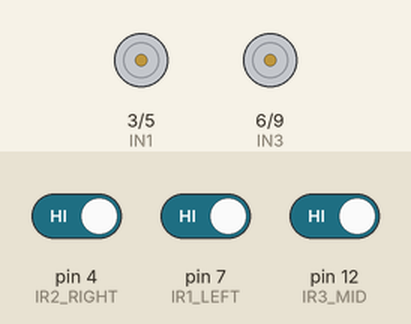
A sketch run on a simulated Arduino Uno, built with avr-gcc and run on an emulated ATmega328P. On the bench: motor-driver pin pairs drawn as motors (green arrow = first pin HIGH = forward, orange = second pin HIGH = backward, longer = more drive). The test bench sets the inputs (shaded band); at power-on: pin 4 (IR2_RIGHT) HIGH, pin 7 (IR1_LEFT) HIGH, pin 12 (IR3_MID) HIGH.

Above: at 1.2 s.
1.3 s: pin 4 (IR2_RIGHT) driven LOW
At 2.3 s:
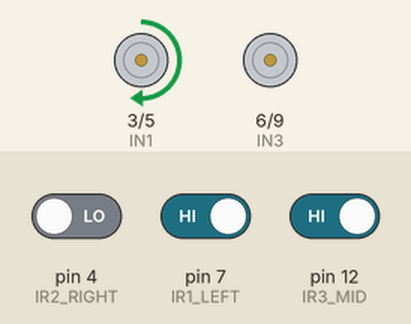
2.8 s: pin 7 (IR1_LEFT) driven LOW
At 3.5 s:
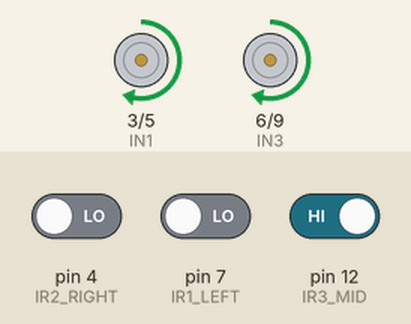
4.3 s: pin 4 (IR2_RIGHT) driven HIGH
At 4.6 s:
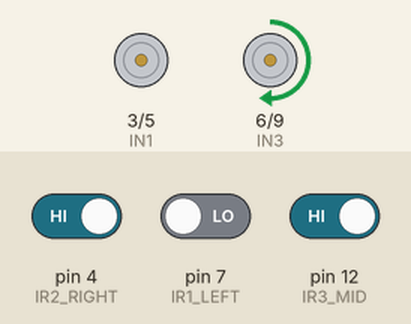
5.8 s: pin 12 (IR3_MID) driven LOW
At 7.0 s:
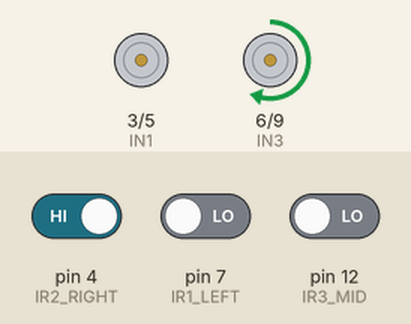
Timing chart, 0 to 8.3 s (numbered marks = the images above; inputs shaded):
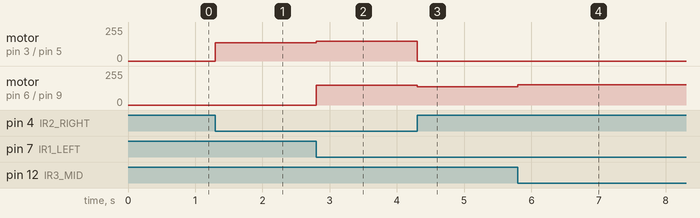

The sketch:

line-follower.ino
```cpp
// Motor Control Pins
const int IN1 = 3;  // Right motor forward
const int IN2 = 5;  // Right motor backward
const int IN3 = 6;  // Left motor forward
const int IN4 = 9;  // Left motor backward

// IR Sensor Pins
const int IR1_LEFT  = 7;
const int IR2_RIGHT = 4;
const int IR3_MID   = 12;

// Base forward speed
const int baseSpeed = 150;
float lastError = 0;


int Kp = 8;

void setup(){
  pinMode(IN1, OUTPUT);
  pinMode(IN2, OUTPUT);
  pinMode(IN3, OUTPUT);
  pinMode(IN4, OUTPUT);

  pinMode(IR1_LEFT, INPUT);
  pinMode(IR2_RIGHT, INPUT);
  pinMode(IR3_MID, INPUT);
}

int calculateError(int L, int R,int M){
  if(L == 1 && R == 0 && M == 1){
    lastError = -2;
    return -2; //slight left
  }
  if(L == 1 && R == 0 && M == 0){
    lastError = -4;
    return -4;
    //far left
  }
  if(L == 0 && R == 1 && M == 0){
    lastError = 4;
    return 4;
    //far right
  }
  if(L == 0 && R == 1 && M == 1){
    lastError = 2;
    return 2;
     //slight right
  }
  if(L == 0 && R == 0 && M == 1){
    lastError = 0;
    return 0;
    //straight
  }
  if(L == 0 && R == 0 && M == 0){
    return lastError; //continue with previous error
  }
  if(L == 1 && R == 1 && M == 1){
    return 10; //stop motors
  }
  if(L == 1 && R == 1 && M == 0){
    return lastError; //continue with previous error
  }

  return 0;
}

void driveMotors(int left, int right){
  left = constrain(left, 0, 255);
  right = constrain(right, 0, 255);

  analogWrite(IN2, 0);
  analogWrite(IN1, left);
  analogWrite(IN4, 0);
  analogWrite(IN3, right);
}

void stopMotors(){
  analogWrite(IN1, 0);
  analogWrite(IN2, 0);
  analogWrite(IN3, 0);
  analogWrite(IN4, 0);
}

void loop(){
  int leftTriggered = digitalRead(IR1_LEFT);
  int rightTriggered = digitalRead(IR2_RIGHT);

  int middleTriggered = digitalRead(IR3_MID);

  int error = calculateError(leftTriggered, rightTriggered, middleTriggered);

  if(error == 10){
    stopMotors();
    return;
  }

  int correction = abs((Kp * error));

  int leftSpeed;
  int rightSpeed;

  if(error == 0){
    leftSpeed = baseSpeed;
    rightSpeed = baseSpeed;
  }
  else{
    int outerBase = baseSpeed - (baseSpeed * 0.2);  // outer wheel: 40% reduction
    int innerBase = baseSpeed - (baseSpeed * 0.9);  // inner wheel: 90% reduction

    if(error < 0){
      // turning left: right wheel is inner, left wheel is outer
      leftSpeed  = outerBase + correction;
      rightSpeed = innerBase - correction;
    }
    else{
      // turning right: left wheel is inner, right wheel is outer
      leftSpeed  = innerBase - correction;
      rightSpeed = outerBase + correction;
    }
  }

  driveMotors(leftSpeed, rightSpeed);
}
```

Measured:
- after the input at 1.3 s, motor on pin 3 (IN1) / pin 5 (IN2): stopped → forward 136/255 at once
- after the input at 2.8 s, motor on pin 3 (IN1) / pin 5 (IN2): forward 136/255 → forward 150/255 at once; motor on pin 6 (IN3) / pin 9 (IN4): stopped → forward 150/255 at once
- after the input at 4.3 s, motor on pin 3 (IN1) / pin 5 (IN2): forward 150/255 → stopped at once; motor on pin 6 (IN3) / pin 9 (IN4): forward 150/255 → forward 136/255 at once
- after the input at 5.8 s, motor on pin 6 (IN3) / pin 9 (IN4): forward 136/255 → forward 152/255 at once
